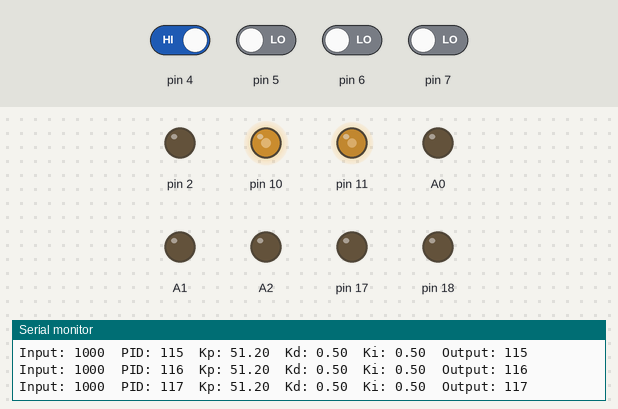
The sketch below on a simulated Arduino Uno, built with avr-gcc and run on an emulated ATmega328P. On the bench: output pins drawn as LEDs (lit = HIGH), the last lines printed to the serial monitor. Inputs (shaded band) come from the test bench; at power-on: pin 4 HIGH, pin 5–7 LOW.

Above: at 1.24 s.
1.3 s: pin 4 driven LOW
At 1.7 s:
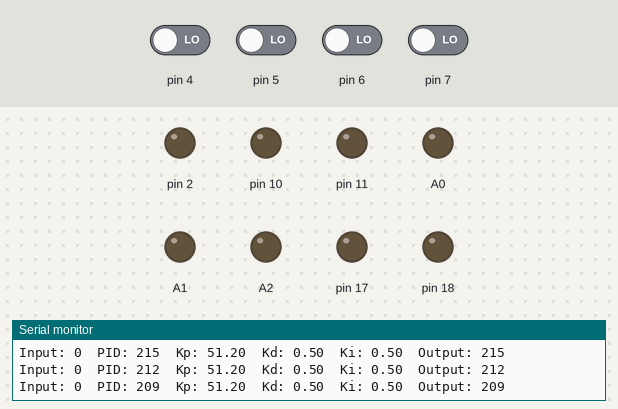
2.8 s: pin 6 driven HIGH
At 5.3 s:
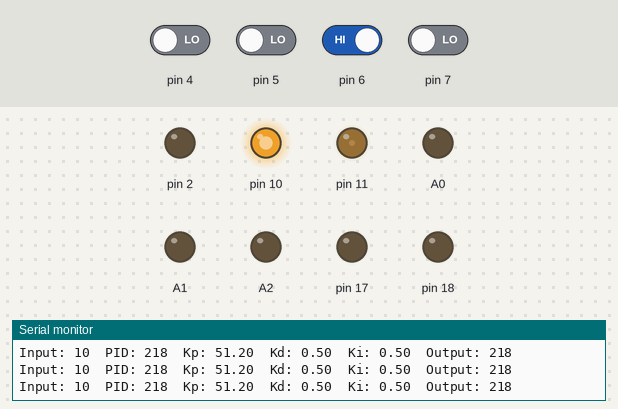
5.8 s: pin 4 driven HIGH
At 8.0 s:
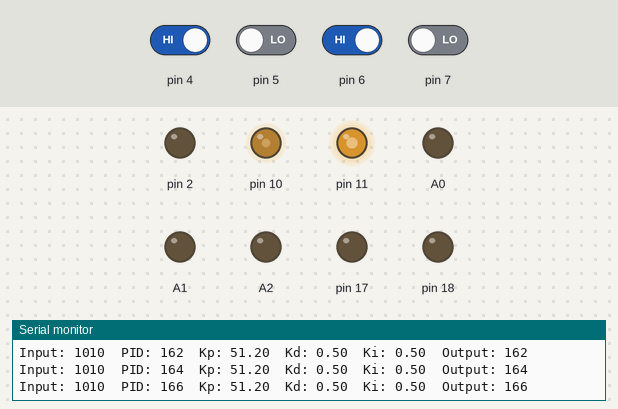
8.8 s: pin 7 driven HIGH
11.8 s: pin 6 driven LOW
14.8 s: pin 5 driven HIGH
At 16.3 s:
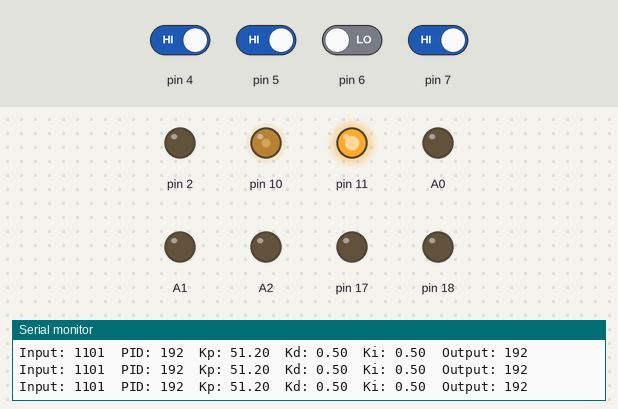
Timing chart, 0 to 17.3 s (numbered marks = the images above; inputs shaded):
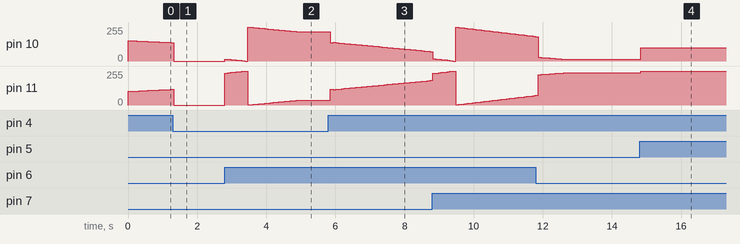

The sketch:

Prueba_giro_motor.ino
```cpp
uint8_t Input=0,l_Input=0,Setpoint=0,Output=0,Left=0,Right=0,PWM=0;
float Proporcional=0,l_Proporcional=0,Integral=0,Derivativo=0,Kp=5,Ki=1,Kd=0.2;
void setup() {
  Serial.begin(9600);//
  DDRB=0;//Control de los motores
  DDRD=7;//Sensores
  DDRC=0x1F;//Kp,Kd,Ki
  Kp=analogRead(A0)/10.0;
  Ki=analogRead(A1)/1023.0;
  Kd=analogRead(A2)/1023.0;
}

void loop() {
  Input=digitalRead(4)<<3|digitalRead(5)<<2|digitalRead(6)<<1|digitalRead(7);//Se almacena Input
  l_Input=Input;
  Setpoint=0x03&(Input>>1);
  Left=1&(Input>>3);
  Right=1&Input;
  Proporcional=(Input-6);//Cálculo del Valor Proporcional
  Integral=(Integral+l_Proporcional);//Cálculo del Valor Integral
  if(Integral>180){Integral=180;}//Se limita el Valor 'Integral'
  if(Integral<-180){Integral=-180;}
  Derivativo=(Proporcional-l_Proporcional);//Cálculo del Valor Derivativo
  Output=(Kp*Proporcional)+(Ki*Integral)+(Kd*Derivativo);//Salida del PID, Valor PWM
  l_Proporcional=Proporcional;
  PWM=abs(Output);
  if(PWM>255){PWM=255;}

  PORTB=0b010001;//Movimiento Ruedas hacia adelante
  //Condicionales del Setpoint
    if(Input==0||Input==15)
    {
      analogWrite(10,0);//Izquierda
      analogWrite(11,0);//Derecha
    }
    else
    {
    if(Input==6)
    {
      analogWrite(10,255);//Izquierda
      analogWrite(11,255);//Derecha
    }
    if(Setpoint==1)
    {
      analogWrite(10,255);//Izquierda
      analogWrite(11,100);//Derecha
    }
    if(Setpoint==2)
    {
      analogWrite(10,100);//Izquierda
      analogWrite(11,255);//Derecha
    }
    else
    {
    if(Left==1)
    {
      analogWrite(10,255-PWM);//Izquierda
      analogWrite(11,PWM);//Derecha
    }
    else
    {
      analogWrite(10,PWM);//Izquierda
      analogWrite(11,255-PWM);//Derecha
    }
    }
    }
  //Visualizacion
  Serial.print("Input: ");
  Serial.print(Input ,BIN);
  Serial.print("\t");
  Serial.print("PID: ");
  Serial.print(Output);
  Serial.print("\t");
  Serial.print("Kp: ");
  Serial.print(Kp);
  Serial.print("\t");
  Serial.print("Kd: ");
  Serial.print(Kd);
  Serial.print("\t");
  Serial.print("Ki: ");
  Serial.print(Ki);
  Serial.print("\t");
  Serial.print("Output: ");
  Serial.print(PWM);
  Serial.print("\n");
  _delay_ms(80);
}
```

Measured:
- after the input at 14.8 s, pin 10: 12/255 → 100/255 at once; pin 11: 243/255 → 255/255 at once
